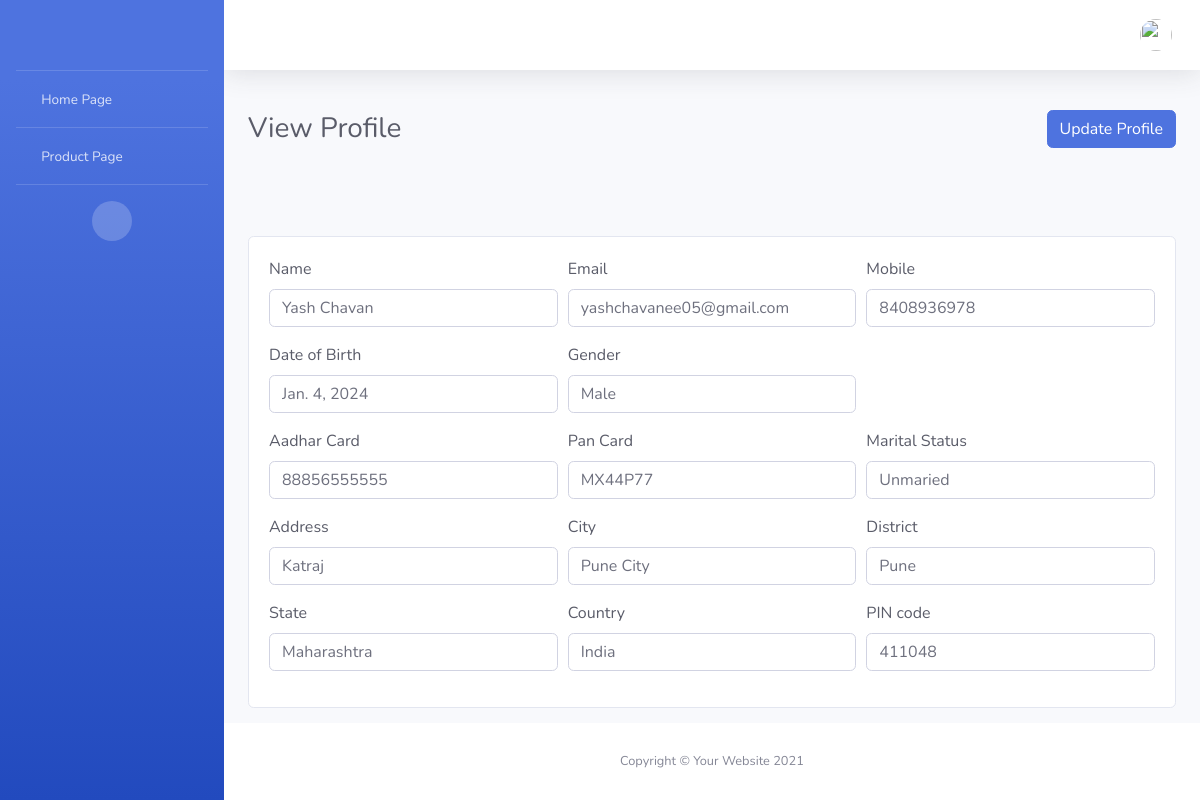
Page /edit/1/ on the committed database.
### login/models.py (models this page shows, shortened)
class Register(models.Model):
    user_id = models.AutoField(primary_key=True, unique=True)
    user_name = models.CharField(max_length=100)
    user_email = models.EmailField(max_length=100)
    user_phone = models.CharField(max_length=50)
    user_dob = models.DateField()
    gender = models.CharField(max_length=100)
    aadhar = models.CharField(max_length=20)
    pan = models.CharField(max_length=20)
    marital_status = models.CharField(max_length=100)
    address = models.CharField(max_length=100)
    city = models.CharField(max_length=100)
    district = models.CharField(max_length=100)
    state = models.CharField(max_length=100)
    country = models.CharField(max_length=100)
    pin_code = models.CharField(max_length=20)

### login/views.py (the view)
# urls.py: path('edit/<int:user_id>/', views.edit, name='edit'),
def edit(request, user_id):
    edit_instance = Register.objects.get(user_id=user_id)
    return render(request, 'view_profile.html', {'edit': edit_instance})

### login/templates/view_profile.html (shortened to what this page needs)
{% extends 'web_base.html' %}
{% load static %}
{% block content_page %}
<div class="container-fluid">
        <div class="d-sm-flex align-items-center justify-content-between mb-4">
            <h1 class="h3 my-3 text-gray-800">View Profile</h1>
            <a href="{% url 'update_data' user_id=request.user.id %}" class="btn btn-primary my-3">Update Profile</a>
        </div>
        <div class="row">
            <div class="col-12 mt-5">
                <div class="card">
                    <div class="card-body">
                        <div class="form-row">
                            <div class="form-group col-lg-4">
                                <label class="text-dark">Name</label>
                                <input type="text" class="form-control"  value="{{edit.user_name}}">
                            </div>
                            <div class="form-group col-lg-4">
                                <label class="text-dark">Email</label>
                                <input type="text" class="form-control"  value="{{edit.user_email}}">
                            </div>
                            <div class="form-group col-lg-4">
                                <label class="text-dark">Mobile</label>
                                <input type="text" class="form-control"  value="{{edit.user_phone}}">
                            </div>
                        </div>
                        <div class="form-row">
                            <div class="form-group col-lg-4">
                                <label class="text-dark">Date of Birth</label>
                                <input type="text" class="form-control"  value='{{edit.user_dob}}'>
                            </div>
                            <div class="form-group col-lg-4">
                                <label class="text-dark">Gender</label>
                                <input type="text" class="form-control"  value="{{edit.gender}}">
                            </div>
                        </div>
                        <div class="form-row">
                            <div class="form-group col-lg-4">
                                <label class="text-dark">Aadhar Card</label>
                                <input type="text" class="form-control"  value="{{edit.aadhar}}">
                            </div>
                            <div class="form-group col-lg-4">
                                <label class="text-dark">Pan Card</label>
                                <input type="text" class="form-control" value="{{edit.pan}}">
                            </div>
                            <div class="form-group col-lg-4">
                                <label class="text-dark">Marital Status</label>
                                <input type="text" class="form-control"  value="{{edit.marital_status}}">
                            </div>
                        </div>
                        <div class="form-row">
                            <div class="form-group col-lg-4">
                                <label class="text-dark">Address</label>
                                <input type="text" class="form-control" value="{{edit.address}}">
                            </div>
                            <div class="form-group col-lg-4">
                                <label class="text-dark">City</label>
                                <input type="text" class="form-control" value="{{edit.city}}">
                            </div>
                            <div class="form-group col-lg-4">
                                <label class="text-dark">District</label>
                                <input type="text" class="form-control" value="{{edit.district}}">
                            </div>
                        </div>
                        <div class="form-row">
                            <div class="form-group col-lg-4">
                                <label class="text-dark">State</label>
                                <input type="text" class="form-control"  value="{{edit.state}}">
                            </div>
                            <div class="form-group col-lg-4">
                                <label class="text-dark">Country</label>
                                <input type="text" class="form-control"  value="{{edit.country}}">
                            </div>
                            <div class="form-group col-lg-4">
                                <label class="text-dark">PIN code</label>
                                <input type="text" class="form-control"  value="{{edit.pin_code}}">
                            </div>
                        </div>
                    </div>
                </div>
            </div>
        </div>
</div>
{% endblock %}

### rows in the picture
Register: user_name "Yash Chavan", user_email "yashchavanee05@gmail.com", user_phone "8408936978", user_dob "Jan. 4, 2024", gender "Male", aadhar "88856555555", pan "MX44P77", marital_status "Unmaried", address "Katraj", city "Pune City", district "Pune", state "Maharashtra", country "India", pin_code "411048"
